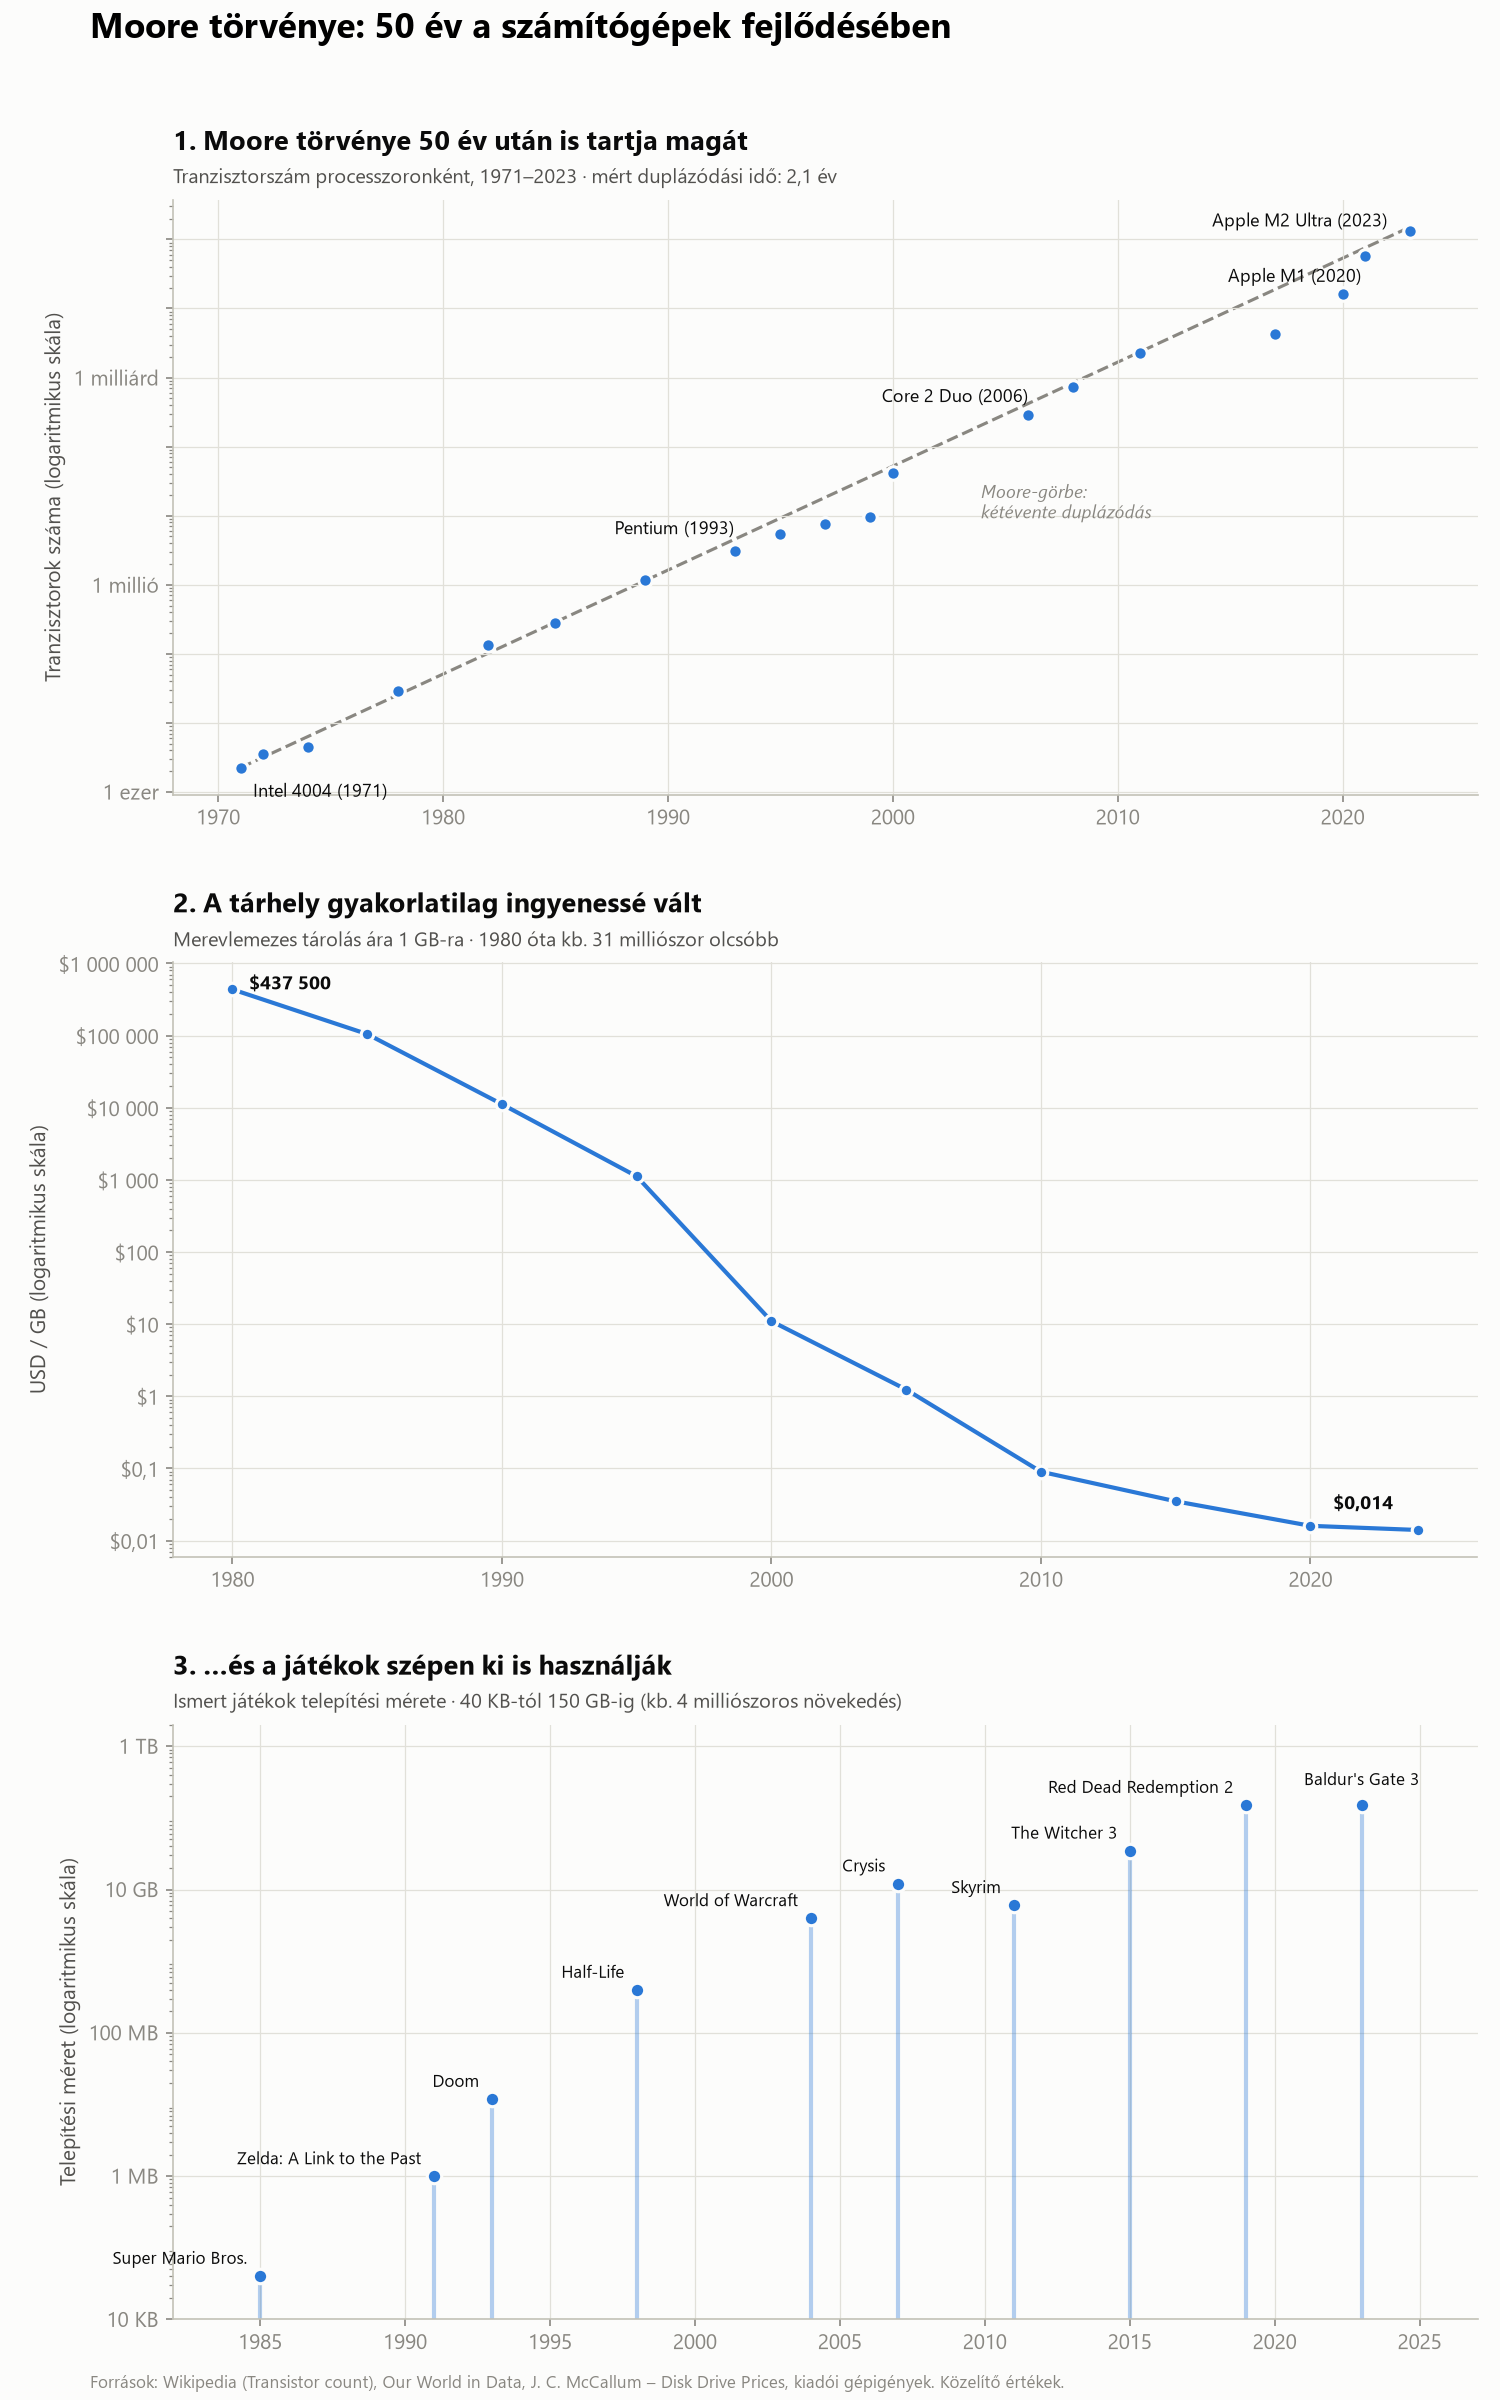

The Python source for this figure:
"""
Házi 3 – Moore törvénye: 50 év a számítógépek fejlődésében
==========================================================

Három vizualizáció egy fájlban:
  1. Tranzisztorszám a processzorokban (1971–2023) + Moore-féle trendvonal
  2. A merevlemezes tárolás ára (USD / GB), 1980–2024
  3. Videójátékok telepítési mérete (1985–2023)

Futtatás:
    py moore_vizualizacio.py
Kimenet: moore_vizualizacio.png (és egyenként diagram_1/2/3.png)

Adatforrások (kerekített, közelítő értékek):
  - Tranzisztorszám: Wikipedia – "Transistor count", Our World in Data
  - Tárolási ár: John C. McCallum – "Disk Drive Prices" / Our World in Data
  - Játékméretek: kiadói minimális gépigények, Wikipedia
"""

import matplotlib.pyplot as plt
import matplotlib.ticker as mticker
import numpy as np
import pandas as pd

# ---------------------------------------------------------------------------
# Stílus – visszafogott rács, vékony jelölők, egy fő szín
# ---------------------------------------------------------------------------
KEK = "#2a78d6"
SZURKE = "#898781"
TINTA = "#0b0b0b"
TINTA2 = "#52514e"
RACS = "#e1e0d9"
HATTER = "#fcfcfb"

plt.rcParams.update({
    "font.family": "Segoe UI",
    "font.size": 10,
    "axes.facecolor": HATTER,
    "figure.facecolor": HATTER,
    "axes.edgecolor": "#c3c2b7",
    "axes.labelcolor": TINTA2,
    "axes.titlecolor": TINTA,
    "axes.titlesize": 13,
    "axes.titleweight": "bold",
    "axes.titlelocation": "left",
    "axes.spines.top": False,
    "axes.spines.right": False,
    "axes.grid": True,
    "grid.color": RACS,
    "grid.linewidth": 0.6,
    "xtick.color": SZURKE,
    "ytick.color": SZURKE,
})


def alcim(ax, szoveg):
    """Szürke alcím a diagram címe alatt."""
    ax.text(0, 1.02, szoveg, transform=ax.transAxes, fontsize=9.5,
            color=TINTA2, va="bottom")


# ---------------------------------------------------------------------------
# 1. adat: tranzisztorszám
# ---------------------------------------------------------------------------
tranzisztor = pd.DataFrame([
    ("Intel 4004", 1971, 2_250),
    ("Intel 8008", 1972, 3_500),
    ("Intel 8080", 1974, 4_500),
    ("Intel 8086", 1978, 29_000),
    ("Intel 80286", 1982, 134_000),
    ("Intel 80386", 1985, 275_000),
    ("Intel 80486", 1989, 1_180_000),
    ("Pentium", 1993, 3_100_000),
    ("Pentium Pro", 1995, 5_500_000),
    ("Pentium II", 1997, 7_500_000),
    ("Pentium III", 1999, 9_500_000),
    ("Pentium 4", 2000, 42_000_000),
    ("Core 2 Duo", 2006, 291_000_000),
    ("Core i7 (Nehalem)", 2008, 731_000_000),
    ("Core i7 (Sandy Bridge-E)", 2011, 2_270_000_000),
    ("Apple A11", 2017, 4_300_000_000),
    ("Apple M1", 2020, 16_000_000_000),
    ("Apple M1 Max", 2021, 57_000_000_000),
    ("Apple M2 Ultra", 2023, 134_000_000_000),
], columns=["chip", "ev", "tranzisztor"])

# Moore-féle elméleti görbe: kétévente duplázódás az Intel 4004-től
evek = np.arange(1971, 2024)
moore = 2_250 * 2 ** ((evek - 1971) / 2)

# Ténylegesen mért duplázódási idő (log-lineáris illesztés)
meredekseg = np.polyfit(tranzisztor["ev"], np.log2(tranzisztor["tranzisztor"]), 1)[0]
duplazodas = 1 / meredekseg

# ---------------------------------------------------------------------------
# 2. adat: merevlemez ára (USD / GB, nominális)
# ---------------------------------------------------------------------------
tarolas = pd.DataFrame({
    "ev":     [1980, 1985, 1990, 1995, 2000, 2005, 2010, 2015, 2020, 2024],
    "usd_gb": [437_500, 105_000, 11_200, 1_120, 11, 1.24, 0.09, 0.035, 0.016, 0.014],
})

# ---------------------------------------------------------------------------
# 3. adat: játékok telepítési mérete (GB)
# ---------------------------------------------------------------------------
jatekok = pd.DataFrame([
    ("Super Mario Bros.", 1985, 0.00004),
    ("Zelda: A Link to the Past", 1991, 0.001),
    ("Doom", 1993, 0.012),
    ("Half-Life", 1998, 0.4),
    ("World of Warcraft", 2004, 4),
    ("Crysis", 2007, 12),
    ("Skyrim", 2011, 6),
    ("The Witcher 3", 2015, 35),
    ("Red Dead Redemption 2", 2019, 150),
    ("Baldur's Gate 3", 2023, 150),
], columns=["jatek", "ev", "gb"])


# ---------------------------------------------------------------------------
# Rajzoló függvények
# ---------------------------------------------------------------------------
def diagram_tranzisztor(ax):
    ax.plot(evek, moore, color=SZURKE, lw=1.5, ls="--", zorder=1)
    ax.scatter(tranzisztor["ev"], tranzisztor["tranzisztor"], s=42,
               color=KEK, edgecolor=HATTER, linewidth=1.5, zorder=3)
    ax.set_yscale("log")
    ax.set_xlim(1968, 2026)
    ax.set_ylabel("Tranzisztorok száma (logaritmikus skála)")

    # Csak néhány mérföldkövet címkézünk
    cimkek = {"Intel 4004": (6, -14), "Pentium": (-58, 8), "Core 2 Duo": (-70, 6),
              "Apple M1": (-55, 6), "Apple M2 Ultra": (-95, 2)}
    for _, sor in tranzisztor[tranzisztor["chip"].isin(cimkek)].iterrows():
        ax.annotate(f"{sor['chip']} ({sor['ev']})", (sor["ev"], sor["tranzisztor"]),
                    xytext=cimkek[sor["chip"]], textcoords="offset points",
                    fontsize=8.5, color=TINTA)
    ax.annotate("Moore-görbe:\nkétévente duplázódás", (2003, 2_250 * 2 ** 16),
                xytext=(10, -40), textcoords="offset points", fontsize=8.5,
                color=SZURKE, style="italic")

    ax.yaxis.set_major_formatter(mticker.FuncFormatter(
        lambda y, _: {1e3: "1 ezer", 1e6: "1 millió", 1e9: "1 milliárd",
                      1e12: "1 billió"}.get(y, "")))
    ax.yaxis.set_minor_formatter(mticker.NullFormatter())
    ax.set_title("1. Moore törvénye 50 év után is tartja magát", pad=24)
    alcim(ax, f"Tranzisztorszám processzoronként, 1971–2023 · mért duplázódási idő: "
              f"{duplazodas:.1f} év".replace(".", ","))


def diagram_tarolas(ax):
    ax.plot(tarolas["ev"], tarolas["usd_gb"], color=KEK, lw=2, zorder=2)
    ax.scatter(tarolas["ev"], tarolas["usd_gb"], s=36, color=KEK,
               edgecolor=HATTER, linewidth=1.5, zorder=3)
    ax.set_yscale("log")
    ax.set_ylabel("USD / GB (logaritmikus skála)")
    ax.yaxis.set_major_formatter(mticker.FuncFormatter(
        lambda y, _: f"${y:,.0f}".replace(",", " ") if y >= 1
        else f"${y:g}".replace(".", ",")))
    ax.yaxis.set_minor_formatter(mticker.NullFormatter())

    for ev, ar, szoveg, eltolas in [(1980, 437_500, "$437 500", (8, 0)),
                                    (2024, 0.014, "$0,014", (-12, 10))]:
        ax.annotate(szoveg, (ev, ar), xytext=eltolas, textcoords="offset points",
                    fontsize=9, color=TINTA, fontweight="bold",
                    ha="left" if eltolas[0] > 0 else "right")
    szorzo = tarolas["usd_gb"].iloc[0] / tarolas["usd_gb"].iloc[-1]
    ax.set_title("2. A tárhely gyakorlatilag ingyenessé vált", pad=24)
    alcim(ax, f"Merevlemezes tárolás ára 1 GB-ra · 1980 óta kb. "
              f"{szorzo / 1e6:.0f} milliószor olcsóbb")


def diagram_jatekok(ax):
    ax.vlines(jatekok["ev"], 1e-5, jatekok["gb"], color=KEK, lw=2, alpha=0.35)
    ax.scatter(jatekok["ev"], jatekok["gb"], s=48, color=KEK,
               edgecolor=HATTER, linewidth=1.5, zorder=3)
    ax.set_yscale("log")
    ax.set_ylim(1e-5, 2_000)
    ax.set_xlim(1982, 2027)
    ax.set_ylabel("Telepítési méret (logaritmikus skála)")
    ax.yaxis.set_major_locator(mticker.FixedLocator([1e-5, 1e-3, 1e-1, 1e1, 1e3]))
    ax.yaxis.set_major_formatter(mticker.FuncFormatter(
        lambda y, _: {1e-5: "10 KB", 1e-3: "1 MB", 1e-1: "100 MB",
                      1e1: "10 GB", 1e3: "1 TB"}.get(y, "")))
    ax.yaxis.set_minor_formatter(mticker.NullFormatter())

    for _, sor in jatekok.iterrows():
        # a BG3 felirata a pont fölé kerül, hogy ne ütközzön az RDR2-vel
        utolso = sor["jatek"] == "Baldur's Gate 3"
        ax.annotate(sor["jatek"], (sor["ev"], sor["gb"]),
                    xytext=(0, 8) if utolso else (-6, 4),
                    textcoords="offset points", fontsize=8, color=TINTA,
                    ha="center" if utolso else "right", va="bottom")
    ax.set_title("3. …és a játékok szépen ki is használják", pad=24)
    alcim(ax, "Ismert játékok telepítési mérete · 40 KB-tól 150 GB-ig "
              "(kb. 4 milliószoros növekedés)")


# ---------------------------------------------------------------------------
# Kirajzolás: egy összesítő kép + három külön kép
# ---------------------------------------------------------------------------
RAJZOLOK = [diagram_tranzisztor, diagram_tarolas, diagram_jatekok]

if __name__ == "__main__":
    fig, tengelyek = plt.subplots(3, 1, figsize=(10, 16))
    for rajzolo, ax in zip(RAJZOLOK, tengelyek):
        rajzolo(ax)
    fig.suptitle("Moore törvénye: 50 év a számítógépek fejlődésében",
                 fontsize=17, fontweight="bold", x=0.06, ha="left", y=0.995)
    fig.text(0.06, 0.005, "Források: Wikipedia (Transistor count), Our World in Data, "
             "J. C. McCallum – Disk Drive Prices, kiadói gépigények. Közelítő értékek.",
             fontsize=8, color=SZURKE)
    fig.tight_layout(rect=(0, 0.01, 1, 0.98), h_pad=3)
    fig.savefig("moore_vizualizacio.png", dpi=150)

    for i, rajzolo in enumerate(RAJZOLOK, start=1):
        fig_egy, ax = plt.subplots(figsize=(10, 5.5))
        rajzolo(ax)
        fig_egy.tight_layout()
        fig_egy.savefig(f"diagram_{i}.png", dpi=150)

    print(f"Mért duplázódási idő: {duplazodas:.2f} év")
    print("Kész: moore_vizualizacio.png, diagram_1.png, diagram_2.png, diagram_3.png")
